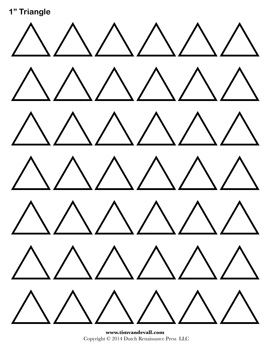
%> input picture test images/Triangle-Template.jpg, 270 x 349 px
$ octave --eval "result = preprocessing(imread('../test images/Triangle-Template.jpg'));"   (GNU Octave 9; MATLAB toolbox functions it lacks are replaced by stand-ins)
%> lines starting %> are read from the running program, lines starting %| are printed output that depends on the picture; in (x1, y1, x2, y2) boxes, pixels count from 0 and x2, y2 are one past the last pixel; in counts of white or black regions, pixels touching at a corner belong together; the program's own positions count from 1
function output = preprocessing(img)
    maxDimensions = 1024; % Set max dimensions
    [rows, cols, ~] = size(img);
%> rows = 349; cols = 270
    scale = min(1, maxDimensions / max(rows, cols));
%> scale = 1

    if scale < 1
        img = imresize(img, scale);
    end

    % Convert to grayscale
    if(size(img, 3)) == 3
        gray = rgb2gray(img);
    else
        gray = img;
    end
    % Apply median filter for noise reduction
    denoised = medfilt2(gray, [3 3]);
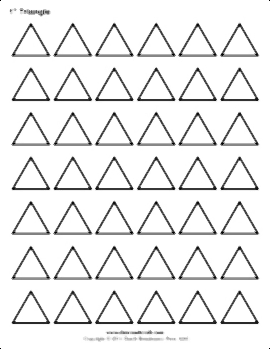
%> denoised: size 349x270 uint8; min 0, max 255, mean 235.8

    % Apply Gaussian blur
    h = fspecial('gaussian', [5 5], 1); % [size], sigma
    blurred = imfilter(denoised, h, 'replicate');
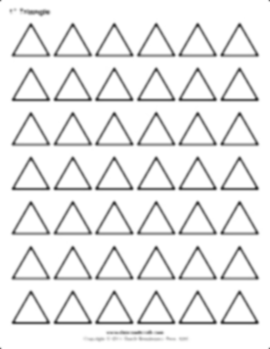
%> blurred: size 349x270 uint8; min 53, max 255, mean 235.8

    % Edge detection
    edges = edge(blurred, 'Canny');
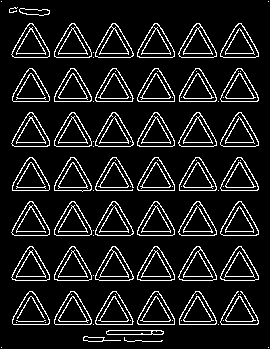
%> edges: size 349x270 logical; 10.7% white in thin lines or dots

    % Dilate edges to connect incomplete shapes
    se = strel('disk', 2); % Structural element
    dilated = imdilate(edges, se);
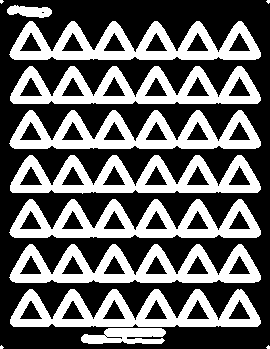
%> dilated: size 349x270 logical; 40.1% white; 13 white regions (4 under 20 px), largest, box (x1, y1, x2, y2) and area: (9, 199, 261, 238) 5265, (9, 110, 261, 149) 5263, (9, 21, 261, 60) 5261

    % Fill in shapes
    %filled = imfill(dilated, 'holes');

    % Optional: Erode slightly to reduce over-expansion
    output = imerode(dilated, se);
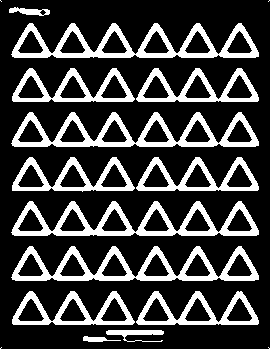
%> output: size 349x270 logical; 24.2% white; 17 white regions (4 under 20 px), largest, box (x1, y1, x2, y2) and area: (11, 201, 259, 236) 3263, (11, 112, 259, 147) 3261, (11, 23, 259, 58) 3257
end

$ run again, on test images/a-collection-of-mathematical-and-geometric-shapes-free-vector.jpg
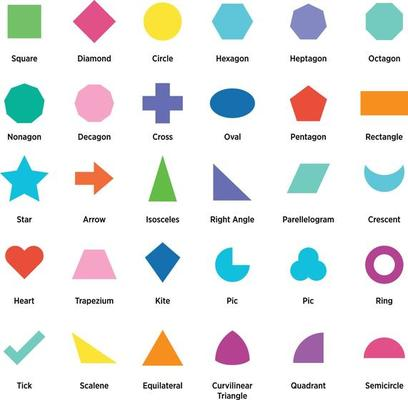
%> input picture test images/a-collection-of-mathematical-and-geometric-shapes-free-vector.jpg, 408 x 400 px
%> in preprocessing, `edges = edge(blurred, 'Canny');`:
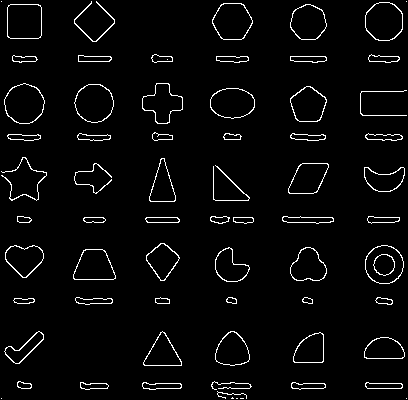
%> edges: size 400x408 logical; 3.6% white in thin lines or dots
%> dilated: size 400x408 logical; 15.5% white; 63 white regions (4 under 20 px), largest, box (x1, y1, x2, y2) and area: (0, 155, 49, 203) 718, (140, 81, 185, 126) 690, (209, 379, 254, 400) 675
%> in preprocessing, `output = imerode(dilated, se);`:
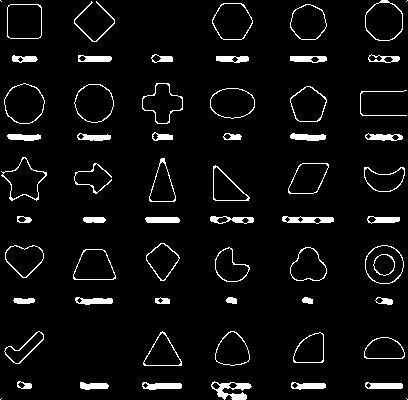
%> output: size 400x408 logical; 5.3% white; 63 white regions (4 under 20 px), largest, box (x1, y1, x2, y2) and area: (211, 381, 252, 400) 366, (282, 216, 334, 224) 262, (142, 382, 182, 390) 228
